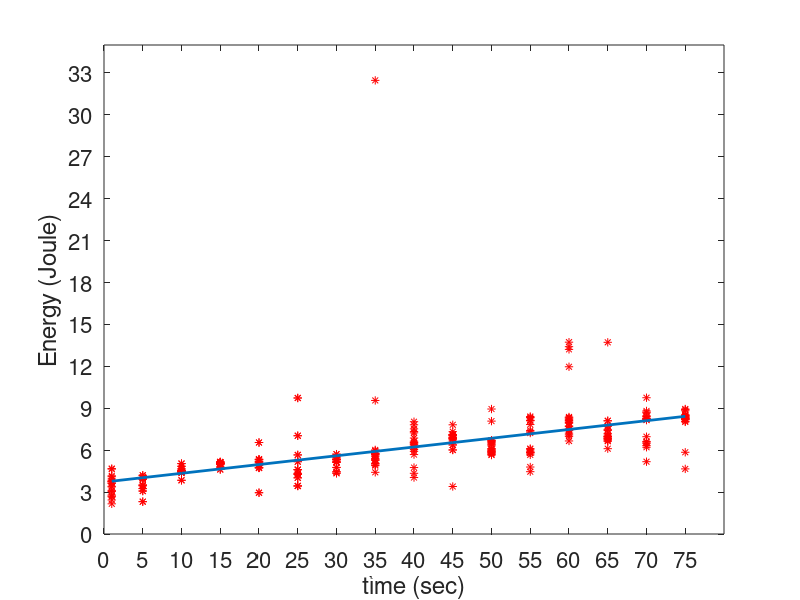

The MATLAB source for this figure:
close;
clear;
clc;
ftsz = 16;
%import the data
data =  importdata('data.txt');

% extract time and energy columns 
loc = data(:,5); %converting milseconds to seconds
time = data(:,2)/1000;

% remove outliers
outliers =  abs( median( loc ) - loc ) > 3 * std(loc) ;
loc(outliers, :) = [] ; 
time(outliers, :) = [] ; 


p = polyfit(loc,time,1)
a= p(1)
b=p(2)

% computing the mean square error to validate the results of regression 
simulated_energy=a*loc+b;
err=sqrt(mean((time-simulated_energy).^2))

% plot
%figure('Position',[440 378 560 620/3]);
plot(loc,time,'r*')
hold on;
plot(loc,simulated_energy,'Linewidth',2)
set(gca , 'FontSize', ftsz);
set(gca , 'xTick', 0:5:max(loc)+1);
set(gca , 'yTick', 0:3:max(time)+1);
xlabel('time (sec)');
ylabel('Energy (Joule)')

